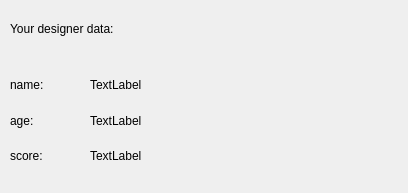
<?xml version="1.0" encoding="UTF-8"?>
<ui version="4.0">
 <class>Dialog</class>
 <widget class="QDialog" name="Dialog">
  <property name="geometry">
   <rect>
    <x>0</x>
    <y>0</y>
    <width>408</width>
    <height>193</height>
   </rect>
  </property>
  <property name="windowTitle">
   <string>Dialog</string>
  </property>
  <widget class="QLabel" name="label_7">
   <property name="geometry">
    <rect>
     <x>10</x>
     <y>20</y>
     <width>201</width>
     <height>17</height>
    </rect>
   </property>
   <property name="text">
    <string>Your designer data:</string>
   </property>
  </widget>
  <widget class="QWidget" name="">
   <property name="geometry">
    <rect>
     <x>10</x>
     <y>70</y>
     <width>69</width>
     <height>101</height>
    </rect>
   </property>
   <layout class="QVBoxLayout" name="verticalLayout">
    <item>
     <widget class="QLabel" name="label">
      <property name="text">
       <string>name:</string>
      </property>
     </widget>
    </item>
    <item>
     <widget class="QLabel" name="label_4">
      <property name="text">
       <string>age:</string>
      </property>
     </widget>
    </item>
    <item>
     <widget class="QLabel" name="label_3">
      <property name="text">
       <string>score:</string>
      </property>
     </widget>
    </item>
   </layout>
  </widget>
  <widget class="QWidget" name="">
   <property name="geometry">
    <rect>
     <x>90</x>
     <y>70</y>
     <width>301</width>
     <height>101</height>
    </rect>
   </property>
   <layout class="QVBoxLayout" name="verticalLayout_2">
    <item>
     <widget class="QLabel" name="nameLabel">
      <property name="text">
       <string>TextLabel</string>
      </property>
     </widget>
    </item>
    <item>
     <widget class="QLabel" name="ageLabel">
      <property name="text">
       <string>TextLabel</string>
      </property>
     </widget>
    </item>
    <item>
     <widget class="QLabel" name="scoreLabel">
      <property name="text">
       <string>TextLabel</string>
      </property>
     </widget>
    </item>
   </layout>
  </widget>
 </widget>
 <resources/>
 <connections/>
</ui>
